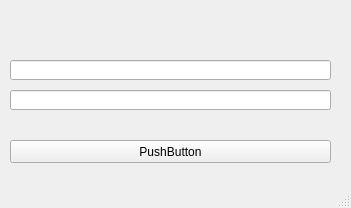
<?xml version="1.0" encoding="UTF-8"?>
<ui version="4.0">
 <class>MainWindow</class>
 <widget class="QMainWindow" name="MainWindow">
  <property name="geometry">
   <rect>
    <x>0</x>
    <y>0</y>
    <width>351</width>
    <height>208</height>
   </rect>
  </property>
  <property name="windowTitle">
   <string>MainWindow</string>
  </property>
  <widget class="QWidget" name="centralwidget">
   <widget class="QPushButton" name="pushButton">
    <property name="geometry">
     <rect>
      <x>10</x>
      <y>140</y>
      <width>321</width>
      <height>23</height>
     </rect>
    </property>
    <property name="text">
     <string>PushButton</string>
    </property>
   </widget>
   <widget class="QLineEdit" name="lineEdit">
    <property name="geometry">
     <rect>
      <x>10</x>
      <y>90</y>
      <width>321</width>
      <height>20</height>
     </rect>
    </property>
   </widget>
   <widget class="QLineEdit" name="lineEdit_2">
    <property name="geometry">
     <rect>
      <x>10</x>
      <y>60</y>
      <width>321</width>
      <height>20</height>
     </rect>
    </property>
   </widget>
  </widget>
  <widget class="QMenuBar" name="menubar">
   <property name="geometry">
    <rect>
     <x>0</x>
     <y>0</y>
     <width>351</width>
     <height>21</height>
    </rect>
   </property>
  </widget>
  <widget class="QStatusBar" name="statusbar"/>
 </widget>
 <resources/>
 <connections/>
</ui>
